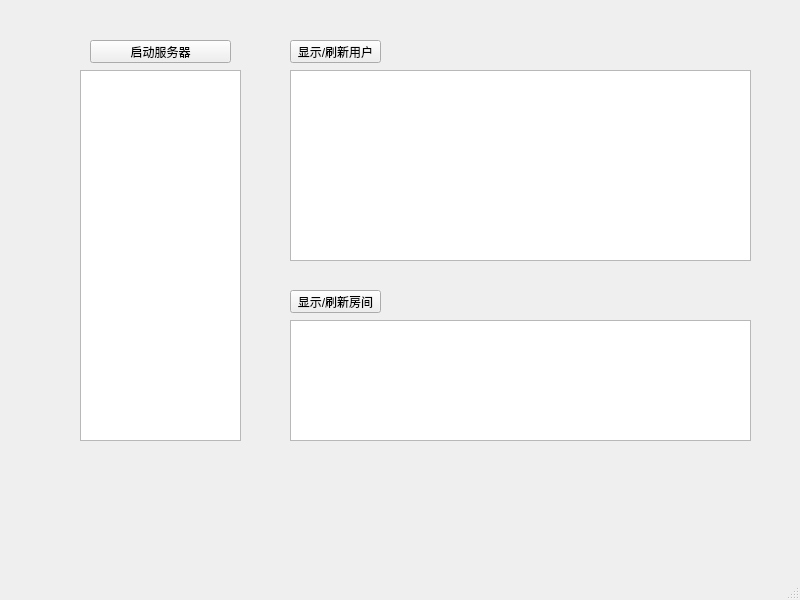
<?xml version="1.0" encoding="UTF-8"?>
<ui version="4.0">
 <class>MainWindow</class>
 <widget class="QMainWindow" name="MainWindow">
  <property name="geometry">
   <rect>
    <x>0</x>
    <y>0</y>
    <width>800</width>
    <height>600</height>
   </rect>
  </property>
  <property name="windowTitle">
   <string>MainWindow</string>
  </property>
  <widget class="QWidget" name="centralwidget">
   <widget class="QPushButton" name="btn_listen">
    <property name="geometry">
     <rect>
      <x>90</x>
      <y>40</y>
      <width>141</width>
      <height>23</height>
     </rect>
    </property>
    <property name="text">
     <string>启动服务器</string>
    </property>
   </widget>
   <widget class="QPushButton" name="btn_selectall">
    <property name="geometry">
     <rect>
      <x>290</x>
      <y>40</y>
      <width>91</width>
      <height>23</height>
     </rect>
    </property>
    <property name="text">
     <string>显示/刷新用户</string>
    </property>
   </widget>
   <widget class="QPushButton" name="btn_selectrooms">
    <property name="geometry">
     <rect>
      <x>290</x>
      <y>290</y>
      <width>91</width>
      <height>23</height>
     </rect>
    </property>
    <property name="text">
     <string>显示/刷新房间</string>
    </property>
   </widget>
   <widget class="QTextBrowser" name="te_show_1">
    <property name="geometry">
     <rect>
      <x>80</x>
      <y>70</y>
      <width>161</width>
      <height>371</height>
     </rect>
    </property>
   </widget>
   <widget class="QTextBrowser" name="te_show_3">
    <property name="geometry">
     <rect>
      <x>290</x>
      <y>320</y>
      <width>461</width>
      <height>121</height>
     </rect>
    </property>
   </widget>
   <widget class="QTextBrowser" name="te_show_2">
    <property name="geometry">
     <rect>
      <x>290</x>
      <y>70</y>
      <width>461</width>
      <height>191</height>
     </rect>
    </property>
   </widget>
  </widget>
  <widget class="QStatusBar" name="statusbar"/>
 </widget>
 <resources/>
 <connections/>
</ui>
